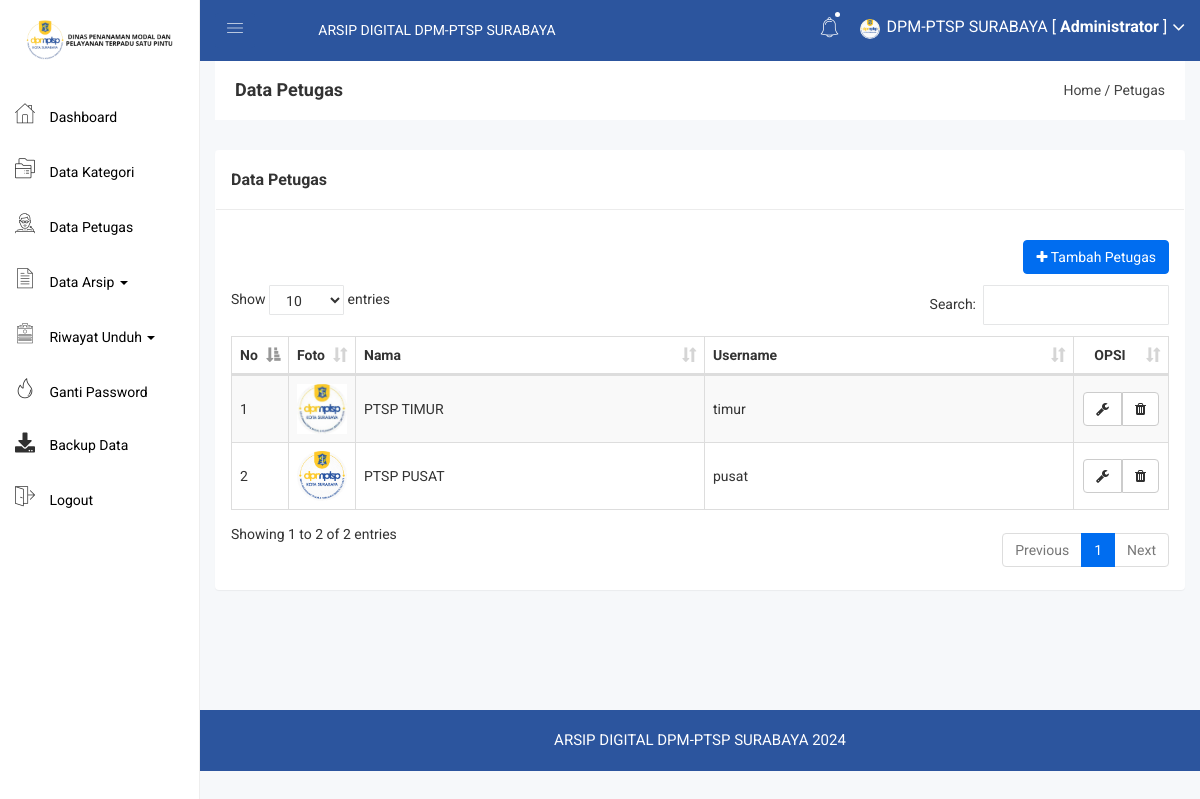
The app's page /admin/petugas.php (signed in) with its own data.
### tables this page shows
CREATE TABLE `petugas` (
  `petugas_id` int(11) NOT NULL,
  `petugas_nama` varchar(255) NOT NULL,
  `petugas_username` varchar(255) NOT NULL,
  `petugas_password` varchar(255) NOT NULL,
  `petugas_foto` varchar(255) NOT NULL
);

### admin/petugas.php (the view)
<?php include 'header.php'; ?>
<div class="breadcome-area">
    <div class="container-fluid">
        <div class="row">
            <div class="col-lg-12 col-md-12 col-sm-12 col-xs-12">
                <div class="breadcome-list">
                    <div class="row">
                        <div class="col-lg-6 col-md-6 col-sm-6 col-xs-12">
                            <div class="breadcome-heading">
                                <h4 style="margin-bottom: 0px">Data Petugas</h4>
                            </div>
                        </div>
                        <div class="col-lg-6 col-md-6 col-sm-6 col-xs-12">
                            <ul class="breadcome-menu" style="padding-top: 0px">
                                <li><a href="index.php#">Home</a> <span class="bread-slash">/</span></li>
                                <li><span class="bread-blod">Petugas</span></li>
                            </ul>
                        </div>
                    </div>
                </div>
            </div>
        </div>
    </div>
</div>
<div class="container-fluid">
    <div class="panel panel">
        <div class="panel-heading">
            <h3 class="panel-title">Data Petugas</h3>
        </div>
        <div class="panel-body">
            <div class="pull-right">
                <a href="petugas_tambah.php" class="btn btn-primary"><i class="fa fa-plus"></i> Tambah Petugas</a>
            </div>
            <br>
            <br>
            <br>
            <table id="table" class="table table-bordered table-striped table-hover table-datatable">
                <thead>
                    <tr>
                        <th width="1%">No</th>
                        <th width="5%">Foto</th>
                        <th>Nama</th>
                        <th>Username</th>
                        <th class="text-center" width="10%">OPSI</th>
                    </tr>
                </thead>
                <tbody>
                    <?php
                    include '../koneksi.php';
                    $no = 1;
                    $petugas = mysqli_query($koneksi,"SELECT * FROM petugas ORDER BY petugas_id DESC");
                    while($p = mysqli_fetch_array($petugas)){
                        ?>
                        <tr>
                            <td><?php echo $no++; ?></td>
                            <td>
                                <?php
                                if($p['petugas_foto'] == ""){
                                    ?>
                                    <img class="img-user" src="../gambar/sistem/user.png">
                                    <?php
                                }else{
                                    ?>
                                    <img class="img-user" src="../gambar/petugas/<?php echo $p['petugas_foto']; ?>">
                                    <?php
                                }
                                ?>
                            </td>
                            <td><?php echo $p['petugas_nama'] ?></td>
                            <td><?php echo $p['petugas_username'] ?></td>
                            <td class="text-center">
                                <div class="btn-group">
                                    <a href="petugas_edit.php?id=<?php echo $p['petugas_id']; ?>" class="btn btn-default"><i class="fa fa-wrench"></i></a>
                                    <a href="petugas_hapus.php?id=<?php echo $p['petugas_id']; ?>" class="btn btn-default"><i class="fa fa-trash"></i></a>
                                </div>
                            </td>
                        </tr>
                        <?php
                    }
                    ?>
                </tbody>
            </table>
        </div>
    </div>
</div>
<?php include 'footer.php'; ?>

### admin/header.php (shortened to what this page needs)
<!doctype html>
<html>
<head>
    <link rel="stylesheet" href="https://cdnjs.cloudflare.com/ajax/libs/font-awesome/5.15.4/css/all.min.css">
    <link rel="stylesheet" href="../assets/css/bootstrap.min.css">
    <link rel="stylesheet" href="../assets/css/font-awesome.min.css">
    <link rel="stylesheet" href="../assets/css/owl.carousel.css">
    <link rel="stylesheet" href="../assets/css/owl.theme.css">
    <link rel="stylesheet" href="../assets/css/owl.transitions.css">
    <link rel="stylesheet" href="../assets/css/animate.css">
    <link rel="stylesheet" href="../assets/css/normalize.css">
    <link rel="stylesheet" href="../assets/css/meanmenu.min.css">
    <link rel="stylesheet" href="../assets/css/main.css">
    <link rel="stylesheet" href="../assets/css/educate-custon-icon.css">
    <link rel="stylesheet" href="../assets/css/morrisjs/morris.css">
    <link rel="stylesheet" href="../assets/css/scrollbar/jquery.mCustomScrollbar.min.css">
    <link rel="stylesheet" href="../assets/css/metisMenu/metisMenu.min.css">
    <link rel="stylesheet" href="../assets/css/metisMenu/metisMenu-vertical.css">
    <link rel="stylesheet" href="../assets/css/calendar/fullcalendar.min.css">
    <link rel="stylesheet" href="../assets/css/calendar/fullcalendar.print.min.css">
    <link rel="stylesheet" href="../assets/style.css">
    <link rel="stylesheet" href="../assets/css/responsive.css">
    <link rel="stylesheet" href="../assets/css/style.css">
    <link rel="stylesheet" type="text/css" href="../assets/js/DataTables/datatables.css">
</head>
<body>
<div class="left-sidebar-pro">
        <nav id="sidebar" class="">
            <div class="sidebar-header">
            <a href="index.html" style="display: block; padding-top: 20px; pointer-events: none;">
            <img class="main-logo" src="../assets/img/logo/dpmptsp.png" alt="" />
            </a>
            </div>
            <div class="left-custom-menu-adp-wrap comment-scrollbar">
                <nav class="sidebar-nav left-sidebar-menu-pro" style="margin-top: 30px">
                    <ul class="metismenu" id="menu1">
                        <li class="active">
                            <a href="index.php">
                                <span class="educate-icon educate-home icon-wrap"></span>
                                <span class="mini-click-non">Dashboard</span>
                            </a>
                        </li>
                        <li>
                            <a href="kategori.php" aria-expanded="false"><span class="educate-icon educate-course icon-wrap sub-icon-mg" aria-hidden="true"></span> <span class="mini-click-non">Data Kategori</span></a>
                        </li>
                        <li>
                            <a href="petugas.php" aria-expanded="false"><span class="educate-icon educate-professor icon-wrap sub-icon-mg" aria-hidden="true"></span> <span class="mini-click-non">Data Petugas</span></a>
                        </li>
                        <li class="dropdown">
                            <a href="#" class="dropdown-toggle" data-toggle="dropdown" aria-expanded="false">
                                <span class="educate-icon educate-data-table icon-wrap sub-icon-mg" aria-hidden="true"></span>
                                <span class="mini-click-non">Data Arsip</span>
                                <span class="caret"></span>
                            </a>
                        </li>
                        <li class="dropdown">
                            <a href="#" class="dropdown-toggle" data-toggle="dropdown" aria-expanded="false">
                                <span class="educate-icon educate-form icon-wrap sub-icon-mg" aria-hidden="true"></span>
                                <span class="mini-click-non">Riwayat Unduh</span>
                                <span class="caret"></span>
                            </a>
                        </li>
                        <li>
                            <a href="gantipassword.php" aria-expanded="false"><span class="educate-icon educate-danger icon-wrap sub-icon-mg" aria-hidden="true"></span> <span class="mini-click-non">Ganti Password</span></a>
                        </li>
                        <li>
                            <a href="backup.php" aria-expanded="false">
                            <span class="fas fa-download icon-wrap sub-icon-mg" aria-hidden="true"></span>
                            <span class="mini-click-non">Backup Data</span>
                            </a>
                        </li>
                        <li>
                            <a href="logout.php" aria-expanded="false"><span class="educate-icon educate-pages icon-wrap sub-icon-mg" aria-hidden="true"></span> <span class="mini-click-non">Logout</span></a>
                        </li>
                    </ul>
                </nav>
            </div>
        </nav>
    </div>
    <div class="all-content-wrapper">
        <div class="container-fluid">
            <div class="row" style="background-color: #2C559E;">
                <div class="col-lg-12 col-md-12 col-sm-12 col-xs-12" style="background-color: #2C559E;">
                    <div class="logo-pro">
                        <a href="index.html"><img class="main-logo" src="../assets/img/logo/dpmptsp.png" alt="" /></a>
                    </div>
                </div>
            </div>
        </div>
        <div class="header-advance-area">
            <div class="header-top-area">
                <div class="container-fluid">
                    <div class="row">
                        <div class="col-lg-12 col-md-12 col-sm-12 col-xs-12" style="background-color: #2C559E;">
                            <div class="header-top-wraper">
                                <div class="row">
                                    <div class="col-lg-1 col-md-0 col-sm-12 col-xs-12" style="background-color: #2C559E;">
                                        <div class="menu-switcher-pro">
                                            <button type="button" id="sidebarCollapse" class="btn bar-button-pro header-drl-controller-btn btn-info navbar-btn" style="background-color: #2C559E;">
                                                <i class="educate-icon educate-nav"></i>
                                            </button>
                                        </div>
                                    </div>
                                    <div class="col-lg-5 col-md-6 col-sm-12 col-xs-12" style="background-color: #2C559E;">
                                        <div class="header-top-menu tabl-d-n">
                                            <ul class="nav navbar-nav mai-top-nav">
                                                <li class="nav-item"><a href="#" class="nav-link">ARSIP DIGITAL DPM-PTSP SURABAYA</a></li>
                                            </ul>
                                        </div>
                                    </div>
                                    <div class="col-lg-6 col-md-6 col-sm-12 col-xs-12">
                                        <div class="header-right-info">
                                            <ul class="nav navbar-nav mai-top-nav header-right-menu">
                                            <li class="nav-item">
                                                    <a href="#" data-toggle="dropdown" role="button" aria-expanded="false" class="nav-link dropdown-toggle"><i class="educate-icon educate-bell" aria-hidden="true"></i><span class="indicator-nt"></span></a>
                                                <?php
                                                $koneksi = mysqli_connect("localhost", "root", "" ,"db_arsip");
                                                ?>
                                            </li>
                                            <li class="nav-item">
                                                <a href="#" data-toggle="dropdown" role="button" aria-expanded="false" class="nav-link dropdown-toggle">
                                                    <?php
                                                    $id_admin = $_SESSION['id'];
                                                    $profil = mysqli_query($koneksi,"select * from admin where admin_id='$id_admin'");
                                                    $profil = mysqli_fetch_assoc($profil);
                                                    if($profil['admin_foto'] == ""){
                                                      ?>
                                                      <img src="../gambar/sistem/user.png" style="width: 20px;height: 20px">
                                                  <?php }else{ ?>
                                                    <img src="../gambar/admin/<?php echo $profil['admin_foto'] ?>" style="width: 20px;height: 20px">
                                                <?php } ?>
                                                <span class="admin-name"><?php echo $_SESSION['nama']; ?> [ <b>Administrator</b> ]</span>
                                                <i class="fa fa-angle-down edu-icon edu-down-arrow"></i>
                                            </a>
                                        </li>
                                    </ul>
                                </div>
                            </div>
                        </div>
                    </div>
                </div>
            </div>
        </div>
    </div>
</div>

### records on screen
petugas: petugas_foto (picture), petugas_nama "PTSP TIMUR", petugas_username "timur"
petugas: petugas_foto (picture), petugas_nama "PTSP PUSAT", petugas_username "pusat"

### other values on screen
$_SESSION['nama'] "DPM-PTSP SURABAYA"
